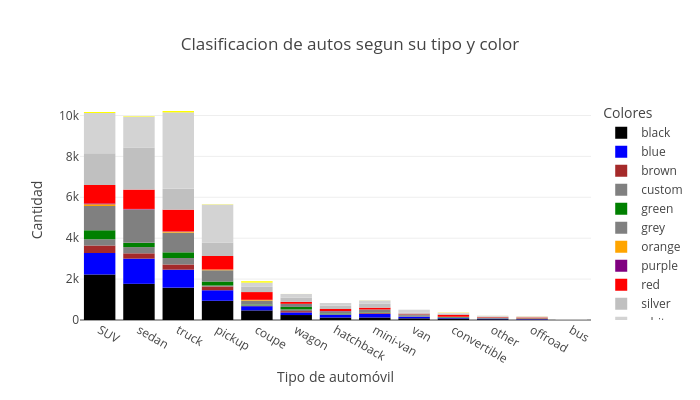

The cell this chart's notebook holds for it:
### Code cell
# Grafico de carros sugun su tipo, segmentados por colores
bar_plot = px.bar(
    df_total_color,
    x = 'type',
    y = 'car_count',
    labels = {
        'type': 'Tipo de automóvil',
        'car_count': 'Cantidad',
        'paint_color': 'Colores'
        },
    title = "Clasificacion de autos segun su tipo y color",
    color = 'paint_color',
    color_discrete_map={
        'black': 'black',
        'blue': 'blue', 
        'brown': 'brown',
        'custom': 'gray',  
        'green': 'green',
        'grey': 'gray',
        'orange': 'orange',
        'purple': 'purple',
        'red': 'red',
        'silver': 'silver',
        'white': 'lightgray', 
        'yellow': 'yellow'
    },
    width = 700,
    height = 400
)

bar_plot.show()

### Figure 1 — Plotly figure (JSON) as saved in the notebook; plotly's stock layout.template omitted (floating-point values rounded to 4 significant figures)
{"data": [{"hovertemplate": "Colores=black<br>Tipo de automóvil=%{x}<br>Cantidad=%{y}<extra></extra>", "legendgroup": "black", "marker": {"color": "black", "pattern": {"shape": ""}}, "name": "black", "orientation": "v", "showlegend": true, "textposition": "auto", "type": "bar", "x": ["SUV", "sedan", "truck", "pickup", "coupe", "wagon", "hatchback", "mini-van", "van", "convertible", "other", "offroad", "bus"], "xaxis": "x", "y": [2220, 1770, 1581, 938, 470, 243, 128, 123, 82, 73, 39, 23, 2], "yaxis": "y"}, {"hovertemplate": "Colores=blue<br>Tipo de automóvil=%{x}<br>Cantidad=%{y}<extra></extra>", "legendgroup": "blue", "marker": {"color": "blue", "pattern": {"shape": ""}}, "name": "blue", "orientation": "v", "showlegend": true, "textposition": "auto", "type": "bar", "x": ["sedan", "SUV", "truck", "pickup", "coupe", "mini-van", "hatchback", "wagon", "van", "convertible", "other", "offroad", "bus"], "xaxis": "x", "y": [1231, 1055, 881, 517, 205, 174, 128, 127, 78, 32, 27, 19, 1], "yaxis": "y"}, {"hovertemplate": "Colores=brown<br>Tipo de automóvil=%{x}<br>Cantidad=%{y}<extra></extra>", "legendgroup": "brown", "marker": {"color": "brown", "pattern": {"shape": ""}}, "name": "brown", "orientation": "v", "showlegend": true, "textposition": "auto", "type": "bar", "x": ["SUV", "sedan", "truck", "pickup", "wagon", "mini-van", "coupe", "hatchback", "other", "van", "offroad", "convertible"], "xaxis": "x", "y": [369, 259, 253, 186, 65, 37, 21, 13, 9, 6, 3, 2], "yaxis": "y"}, {"hovertemplate": "Colores=custom<br>Tipo de automóvil=%{x}<br>Cantidad=%{y}<extra></extra>", "legendgroup": "custom", "marker": {"color": "gray", "pattern": {"shape": ""}}, "name": "custom", "orientation": "v", "showlegend": true, "textposition": "auto", "type": "bar", "x": ["truck", "SUV", "sedan", "wagon", "pickup", "van", "coupe", "mini-van", "hatchback", "convertible", "offroad", "other"], "xaxis": "x", "y": [316, 308, 303, 82, 44, 32, 21, 18, 11, 8, 5, 5], "yaxis": "y"}, {"hovertemplate": "Colores=green<br>Tipo de automóvil=%{x}<br>Cantidad=%{y}<extra></extra>", "legendgroup": "green", "marker": {"color": "green", "pattern": {"shape": ""}}, "name": "green", "orientation": "v", "showlegend": true, "textposition": "auto", "type": "bar", "x": ["SUV", "truck", "sedan", "pickup", "wagon", "coupe", "hatchback", "mini-van", "offroad", "convertible", "van", "other"], "xaxis": "x", "y": [436, 278, 209, 198, 122, 40, 39, 22, 17, 16, 10, 9], "yaxis": "y"}, {"hovertemplate": "Colores=grey<br>Tipo de automóvil=%{x}<br>Cantidad=%{y}<extra></extra>", "legendgroup": "grey", "marker": {"color": "gray", "pattern": {"shape": ""}}, "name": "grey", "orientation": "v", "showlegend": true, "textposition": "auto", "type": "bar", "x": ["sedan", "SUV", "truck", "pickup", "coupe", "wagon", "mini-van", "hatchback", "van", "other", "convertible", "offroad"], "xaxis": "x", "y": [1623, 1183, 960, 554, 191, 147, 139, 103, 69, 33, 19, 16], "yaxis": "y"}, {"hovertemplate": "Colores=orange<br>Tipo de automóvil=%{x}<br>Cantidad=%{y}<extra></extra>", "legendgroup": "orange", "marker": {"color": "orange", "pattern": {"shape": ""}}, "name": "orange", "orientation": "v", "showlegend": true, "textposition": "auto", "type": "bar", "x": ["SUV", "truck", "coupe", "pickup", "hatchback", "sedan", "wagon", "convertible", "other", "offroad", "van"], "xaxis": "x", "y": [84, 48, 34, 28, 11, 9, 6, 5, 4, 1, 1], "yaxis": "y"}, {"hovertemplate": "Colores=purple<br>Tipo de automóvil=%{x}<br>Cantidad=%{y}<extra></extra>", "legendgroup": "purple", "marker": {"color": "purple", "pattern": {"shape": ""}}, "name": "purple", "orientation": "v", "showlegend": true, "textposition": "auto", "type": "bar", "x": ["SUV", "sedan", "truck", "pickup", "coupe", "hatchback", "mini-van", "other", "van"], "xaxis": "x", "y": [39, 26, 16, 10, 5, 3, 1, 1, 1], "yaxis": "y"}, {"hovertemplate": "Colores=red<br>Tipo de automóvil=%{x}<br>Cantidad=%{y}<extra></extra>", "legendgroup": "red", "marker": {"color": "red", "pattern": {"shape": ""}}, "name": "red", "orientation": "v", "showlegend": true, "textposition": "auto", "type": "bar", "x": ["truck", "sedan", "SUV", "pickup", "coupe", "convertible", "hatchback", "wagon", "mini-van", "offroad", "van", "other"], "xaxis": "x", "y": [1061, 945, 906, 651, 379, 104, 103, 95, 89, 39, 28, 21], "yaxis": "y"}, {"hovertemplate": "Colores=silver<br>Tipo de automóvil=%{x}<br>Cantidad=%{y}<extra></extra>", "legendgroup": "silver", "marker": {"color": "silver", "pattern": {"shape": ""}}, "name": "silver", "orientation": "v", "showlegend": true, "textposition": "auto", "type": "bar", "x": ["sedan", "SUV", "truck", "pickup", "coupe", "wagon", "mini-van", "hatchback", "convertible", "van", "other", "offroad"], "xaxis": "x", "y": [2056, 1558, 1020, 666, 259, 209, 192, 159, 43, 43, 20, 19], "yaxis": "y"}, {"hovertemplate": "Colores=white<br>Tipo de automóvil=%{x}<br>Cantidad=%{y}<extra></extra>", "legendgroup": "white", "marker": {"color": "lightgray", "pattern": {"shape": ""}}, "name": "white", "orientation": "v", "showlegend": true, "textposition": "auto", "type": "bar", "x": ["truck", "SUV", "pickup", "sedan", "coupe", "wagon", "mini-van", "van", "hatchback", "convertible", "other", "offroad", "bus"], "xaxis": "x", "y": [3737, 1962, 1854, 1510, 204, 175, 160, 153, 130, 56, 41, 31, 16], "yaxis": "y"}, {"hovertemplate": "Colores=yellow<br>Tipo de automóvil=%{x}<br>Cantidad=%{y}<extra></extra>", "legendgroup": "yellow", "marker": {"color": "yellow", "pattern": {"shape": ""}}, "name": "yellow", "orientation": "v", "showlegend": true, "textposition": "auto", "type": "bar", "x": ["coupe", "truck", "SUV", "sedan", "pickup", "convertible", "hatchback", "offroad", "mini-van", "other", "wagon"], "xaxis": "x", "y": [68, 67, 49, 24, 15, 13, 6, 5, 4, 2, 2], "yaxis": "y"}], "layout": {"barmode": "relative", "height": 400, "legend": {"title": {"text": "Colores"}, "tracegroupgap": 0}, "title": {"text": "Clasificacion de autos segun su tipo y color"}, "width": 700, "xaxis": {"anchor": "y", "domain": [0, 1], "title": {"text": "Tipo de automóvil"}}, "yaxis": {"anchor": "x", "domain": [0, 1], "title": {"text": "Cantidad"}}}}
